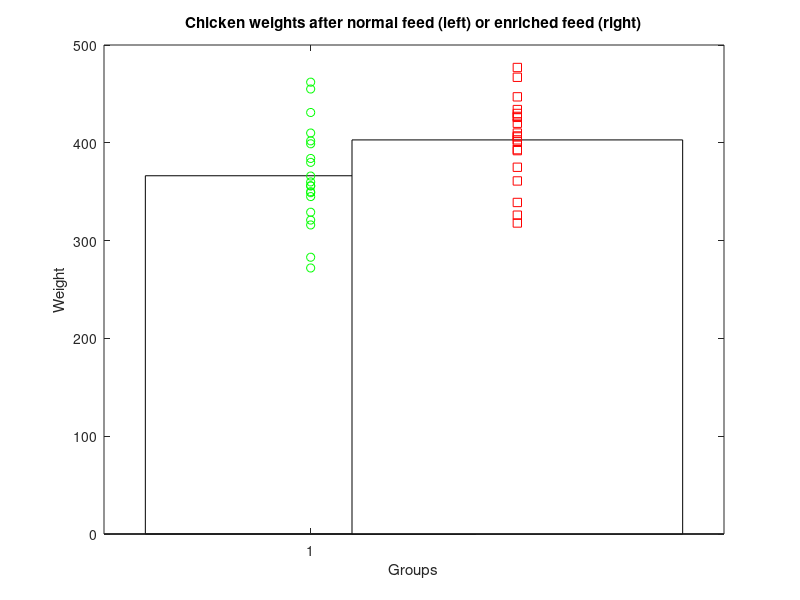
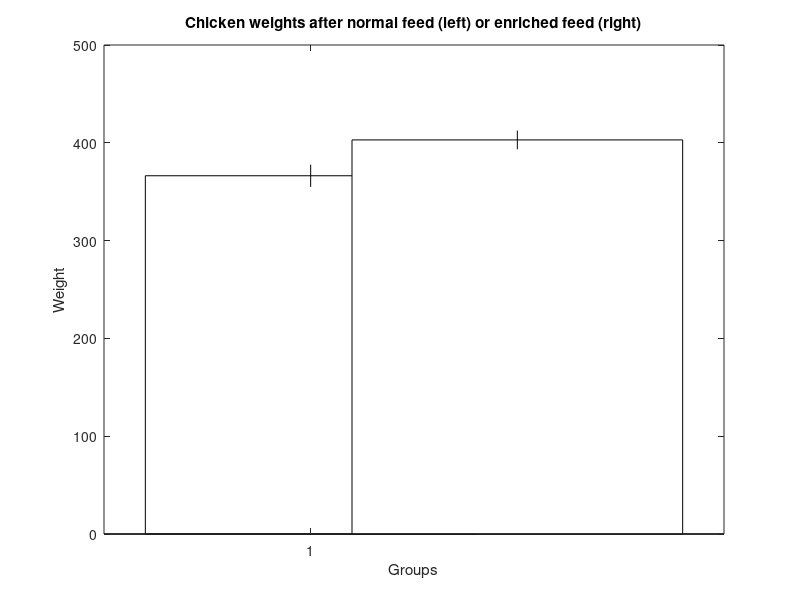
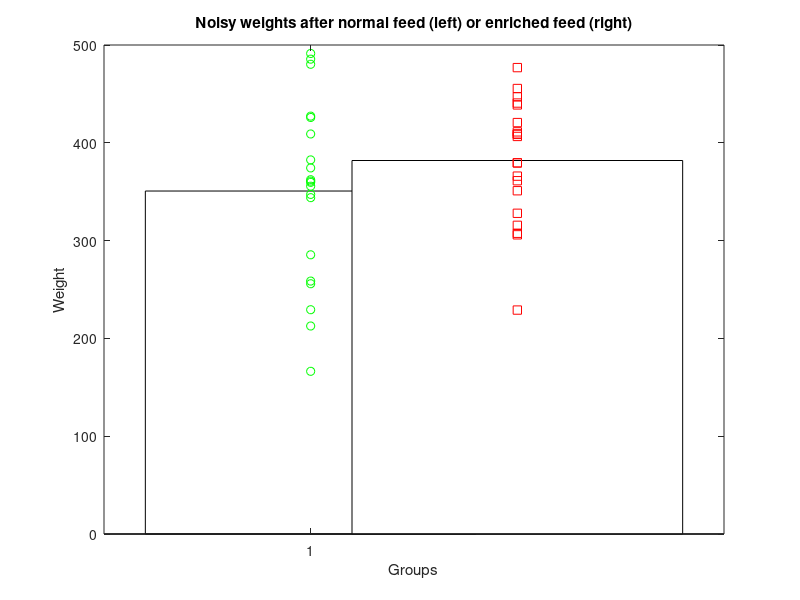
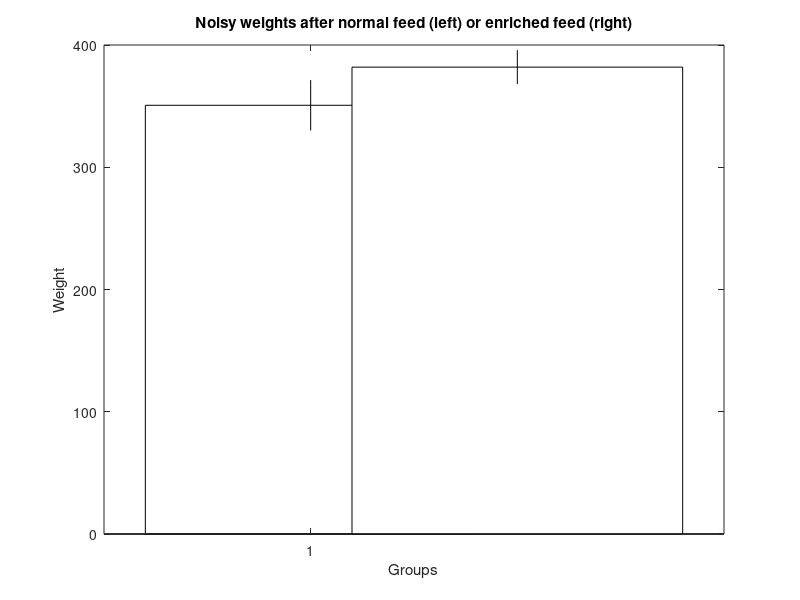

The MATLAB source for these figures, in order: (Note: this script raises an error after producing the figures.)

% Lab 1.7
% -------

% Measures of variation / deviation

%Inferring the mean and standard deviation of the "true" distribution from a sample

cd data;
chicken_weights = load('chickenweights_control_experimental.txt','-ascii');
cd ..

chicken_control = chicken_weights(:,1); % grab the first column
chicken_exper = chicken_weights(:,2);  % grab the 2nd column
mn1 = mean(chicken_control);
mn2 = mean(chicken_exper);

% SHow entire distribution
figure;
bar(1,mn1,'w');
hold on;
bar(2,mn2,'w');
plot(1,chicken_control,'go');
plot(2,chicken_exper,'rs');
xlabel('Groups');
ylabel('Weight');
title('Chicken weights after normal feed (left) or enriched feed (right)');

% Show mean and standard error
figure;
se_control = std(chicken_control)/sqrt(length(chicken_control));
se_enriched = std(chicken_exper)/sqrt(length(chicken_exper));
bar(1,mn1,'w');
hold on;
bar(2,mn2,'w');
plot([1 1],[mn1-se_control mn1+se_control],'k-');
plot([2 2],[mn2-se_enriched mn2+se_enriched],'k-');
xlabel('Groups');
ylabel('Weight');
title('Chicken weights after normal feed (left) or enriched feed (right)');

% Sources of variation / deviation
% ------------------------------

randn(1,2); % 1x2 set of random values with mean 0 and standard deviation 1
5*randn(1,2); % 1x2 set of random values with mean 0 and standard deviation 5

std(5*randn(1000,1));   % standard deviation of 1000 random points
mean(5*randn(1000,1)); % mean of 1000 random points

% Simulated data
% -------------
chicken_exper2 = chicken_exper + 50*randn(size(chicken_exper));
chicken_control2 = chicken_control + 50*randn(size(chicken_control));
mn1_2 = mean(chicken_control2);
mn2_2 = mean(chicken_exper2);
figure;
bar(1,mn1_2,'w');
hold on;
bar(2,mn2_2,'w');
plot(1,chicken_control2,'go');
plot(2,chicken_exper2,'rs');
xlabel('Groups');
ylabel('Weight');
title('Noisy weights after normal feed (left) or enriched feed (right)');


figure;
se_control2 = std(chicken_control2)/sqrt(length(chicken_control2));
se_enriched2 = std(chicken_exper2)/sqrt(length(chicken_exper2));
bar(1,mn1_2,'w');
hold on;
bar(2,mn2_2,'w');
plot([1 1],[mn1_2-se_control2 mn1_2+se_control2],'k-');
plot([2 2],[mn2_2-se_enriched2 mn2_2+se_enriched2],'k-');
xlabel('Groups');
ylabel('Weight');
title('Noisy weights after normal feed (left) or enriched feed (right)');


% Tinkering with plots
% --------------------

mydata1 = 100*generate_random_data(100,'normal',1,1);
[N,bin_centers] = histbins(mydata1,[-500:100:500]);
f = figure;
bar(bin_centers,N);
xlabel('X'); 
ylabel('Y');

get(f)
set(f,'Color',[1 0 0]); % changes the background color to red
set(f,'MenuBar','none'); % turns off the menu bar

% Handles
f = gcf
objects = get(f,'children')
ax = gca
get(ax)

axis([-500 500 0 50]);
set(ax,'YTick', [0 50]);
set(ax,'YDir','reverse');
set(ax,'YDir','normal');

set(ax,'YDir')

ch = get(ax,'children')
get(ch)

% Bar plot properties
mybar = ch; % so we don't have to keep referring to ch
set(mybar,'barwidth',1); % what happens?
set(mybar,'barwidth',0.5); 
set(mybar,'facecolor',[1 0 0]); % turn it red
set(mybar,'facecolor',[0 0 0]); % paint it black

delete(mybar);
delete(ax);
delete(f);

% Sub plots, multiple axes
mydata1 = 100*generate_random_data(100,'normal',1,1);
mydata2 = 100*generate_random_data(100,'normal',1,1);
f = figure;
[X1,Y1] = cumhist(mydata1,[-600 600],1);
[X2,Y2] = cumhist(mydata2,[-600 600],1);
[N1,bin_centers] = histbins(mydata1,[-600:100:600]);
[N2,bin_centers] = histbins(mydata2,[-600:100:600]);
ax1=subplot(2,2,1);
plot(X1,Y1,'k-');
xlabel('Value');
ylabel('Fraction of data 1');
ax2=subplot(2,2,2);
plot(X2,Y2,'k-');
xlabel('Value');
ylabel('Fraction of data 2');
ax3=subplot(2,2,3);
bar(bin_centers,N1,'k');
xlabel('Value');
ylabel('Number of data 1 points');
ax4=subplot(2,2,4);
bar(bin_centers,N2,'k');
xlabel('Value');
ylabel('Number of data 2 points');


ch = get(f,'children')









